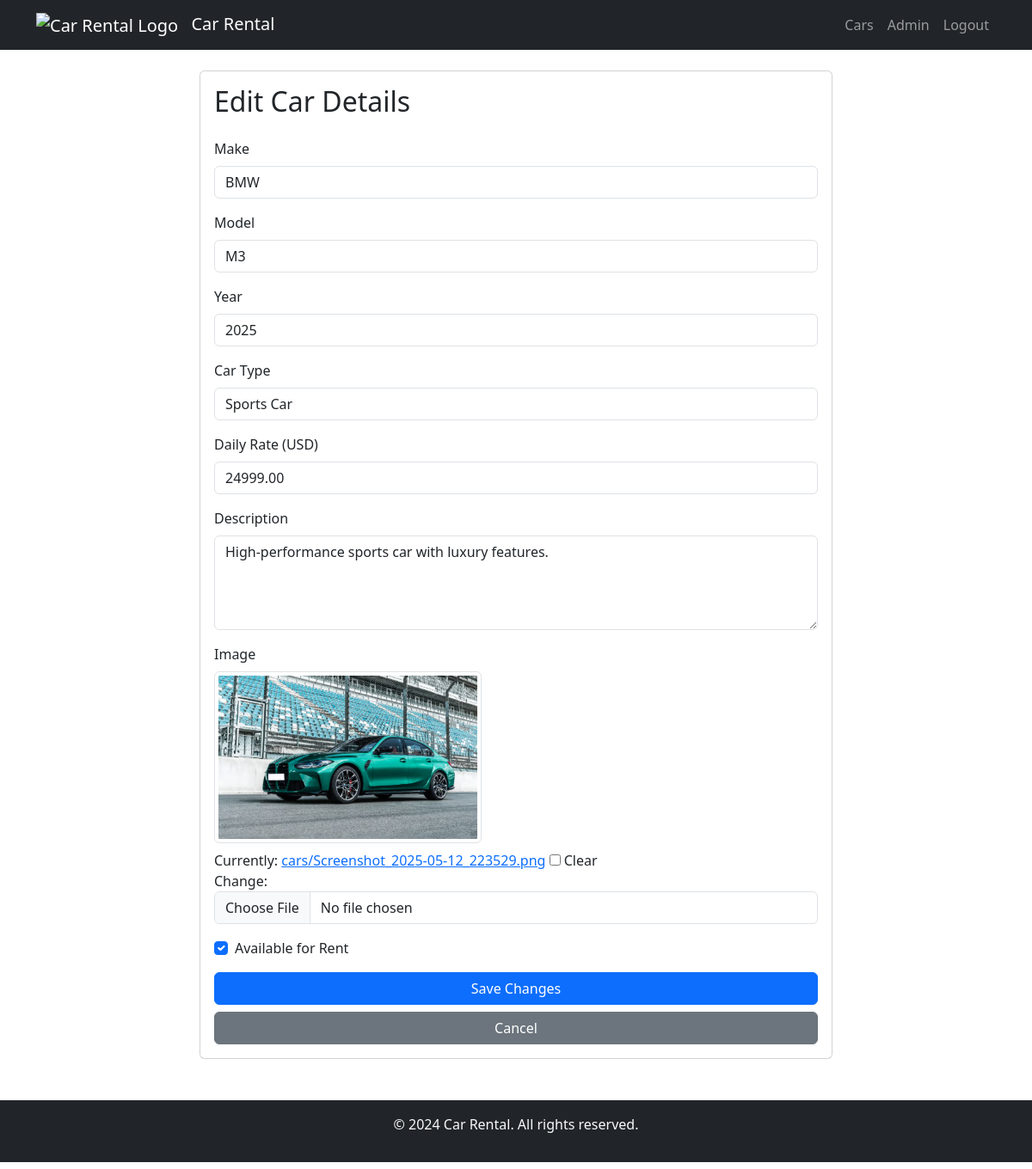
Screenshot of /cars/3/edit/ (signed in) with the database file from the repository.
### rental/models.py (models this page shows, shortened)
class Car(models.Model):
    CAR_TYPES = [
        ('sedan', 'Sedan'),
        ('suv', 'SUV'),
        ('sports', 'Sports Car'),
        ('luxury', 'Luxury Car'),
        ('passenger', 'Passenger Vehicle'),
        ('goods', 'Goods Vehicle'),
    ]
    make = models.CharField(max_length=100)
    model = models.CharField(max_length=100)
    year = models.IntegerField()
    car_type = models.CharField(max_length=20, choices=CAR_TYPES)
    daily_rate = models.DecimalField(max_digits=10, decimal_places=2)  # Now in rupees
    description = models.TextField()
    image = models.ImageField(upload_to='cars/', null=True, blank=True)
    available = models.BooleanField(default=True)

### rental/views.py (the view)
# urls.py: path('cars/<int:car_id>/edit/', views.car_edit, name='car_edit'),
@login_required
def car_edit(request, car_id):
    if not request.user.is_staff:
        messages.error(request, 'You do not have permission to edit cars.')
        return redirect('car_detail', car_id=car_id)
    car = get_object_or_404(Car, id=car_id)
    if request.method == 'POST':
        form = CarForm(request.POST, request.FILES, instance=car)
        if form.is_valid():
            form.save()
            messages.success(request, 'Car details updated successfully!')
            return redirect('car_detail', car_id=car.id)
    else:
        form = CarForm(instance=car)
    return render(request, 'rental/car_edit.html', {'form': form, 'car': car})

### rental/forms.py
class CarForm(forms.ModelForm):
    class Meta:
        model = Car
        fields = ['make', 'model', 'year', 'car_type', 'daily_rate', 'description', 'image', 'available']
        widgets = {
            'description': forms.Textarea(attrs={'rows': 4}),
            'daily_rate': forms.NumberInput(attrs={'min': 0}),
        }

### rental/templates/rental/car_edit.html (shortened to what this page needs)
{% extends 'rental/base.html' %}
{% load widget_tweaks %}
{% block content %}
<div class="row justify-content-center">
    <div class="col-md-8">
        <div class="card">
            <div class="card-body">
                <h2 class="card-title mb-4">Edit Car Details</h2>
                <form method="post" enctype="multipart/form-data">
                    <div class="mb-3">
                        <label for="{{ form.make.id_for_label }}" class="form-label">Make</label>
                        {{ form.make|add_class:"form-control" }}
                    </div>
                    <div class="mb-3">
                        <label for="{{ form.model.id_for_label }}" class="form-label">Model</label>
                        {{ form.model|add_class:"form-control" }}
                    </div>
                    <div class="mb-3">
                        <label for="{{ form.year.id_for_label }}" class="form-label">Year</label>
                        {{ form.year|add_class:"form-control" }}
                    </div>
                    <div class="mb-3">
                        <label for="{{ form.car_type.id_for_label }}" class="form-label">Car Type</label>
                        {{ form.car_type|add_class:"form-control" }}
                    </div>
                    <div class="mb-3">
                        <label for="{{ form.daily_rate.id_for_label }}" class="form-label">Daily Rate (USD)</label>
                        {{ form.daily_rate|add_class:"form-control" }}
                    </div>
                    <div class="mb-3">
                        <label for="{{ form.description.id_for_label }}" class="form-label">Description</label>
                        {{ form.description|add_class:"form-control" }}
                    </div>
                    <div class="mb-3">
                        <label for="{{ form.image.id_for_label }}" class="form-label">Image</label>
                        {% if car.image %}
                            <div class="mb-2">
                                <img src="{{ car.image.url }}" alt="Current car image" class="img-thumbnail" style="max-height: 200px;">
                            </div>
                        {% endif %}
                        {{ form.image|add_class:"form-control" }}
                    </div>
                    <div class="mb-3 form-check">
                        {{ form.available|add_class:"form-check-input" }}
                        <label for="{{ form.available.id_for_label }}" class="form-check-label">Available for Rent</label>
                    </div>
                    <div class="d-grid gap-2">
                        <button type="submit" class="btn btn-primary">Save Changes</button>
                        <a href="{% url 'car_detail' car.id %}" class="btn btn-secondary">Cancel</a>
                    </div>
                </form>
            </div>
        </div>
    </div>
</div>
{% endblock %}

### rows the page displays
Car: make "BMW", model "M3", year "2025", car_type "Sports Car", daily_rate "24999.00", description "High-performance sports car with luxury features.", image (picture), available "☑"
